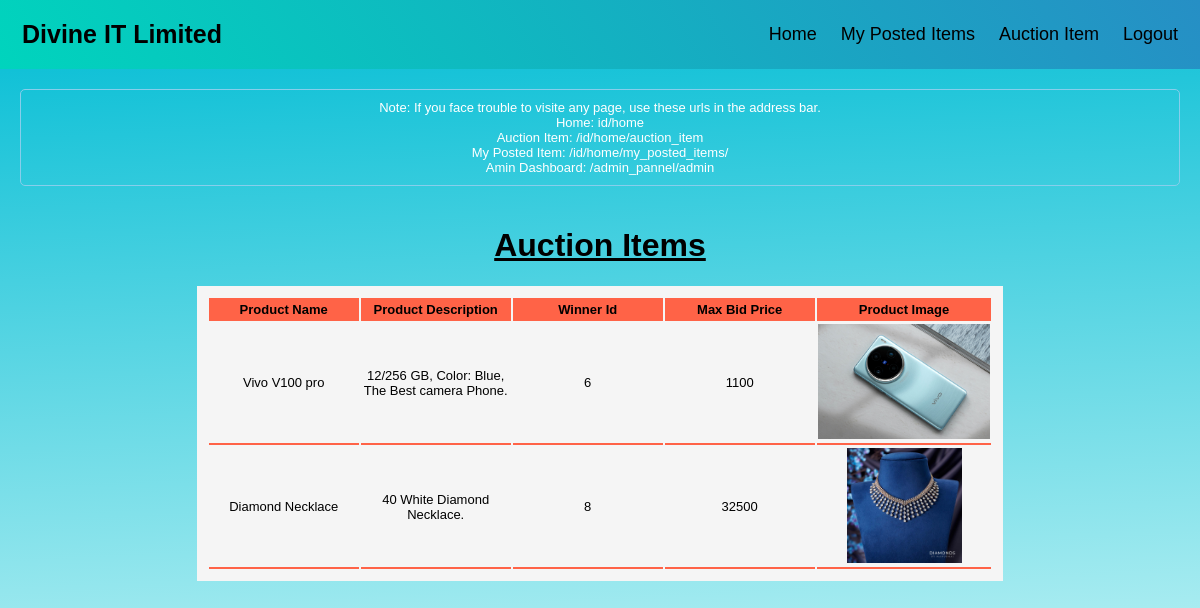
Screenshot of /1/home/auction_item/ with the database file from the repository.
### Home/models.py (models this page shows, shortened)
class ProductDetails(models.Model):
    user_id       = models.ForeignKey(MyUser, on_delete=models.CASCADE, related_name='products')
    product_id    = models.AutoField(primary_key=True)
    product_name  = models.CharField(max_length=255)
    product_desc  = models.CharField(max_length=500)
    min_bid_price = models.IntegerField()
    end_date      = models.DateTimeField()
    status        = models.BooleanField(default=True)
    product_img   = models.ImageField(upload_to='productImg/', max_length=255)

### Home/views.py (the view)
# urls.py: path('<int:userID>/home/auction_item/',views.AuctionItem.as_view(), name='auctionItem'),
class AuctionItem(generic.ListView):
    template_name = 'auction_item.html'
    context_object_name = 'auction_list'
    def get_queryset(self):
        queryset = ProductDetails.objects.filter(status=False)
        subquery = BidderPriceList.objects.filter(product_id=OuterRef('product_id')).order_by('-bidPrice').values('bidPrice', 'user_id')[:1]
        queryset = queryset.annotate(max_bidPrice=Subquery(subquery.values('bidPrice')), max_user_id=Subquery(subquery.values('user_id')))
        return queryset

### templates/auction_item.html
{% extends "base.html" %}
{% block content %}
    <div class="productDetailContainer">
        <h1>Auction Items</h1>
        <div class="bidList">
            {% if auction_list %}
                <table class="bidPriceListTable">
                    <tr>
                        <th>Product Name</th>
                        <th>Product Description</th>
                        <th>Winner Id</th>
                        <th>Max Bid Price</th>
                        <th>Product Image</th>
                    </tr>
                    {% for product in auction_list %}
                        <tr>
                            <td>{{ product.product_name }}</td>
                            <td>{{ product.product_desc }}</td>
                            <td>{{ product.max_user_id }}</td>
                            <td>{{ product.max_bidPrice }}</td>
                            <td><img class="auctionItemImg" src="/media/{{product.product_img}}" alt="{{product.product_name}}"></td>
                        </tr>
                    {% endfor %}
                </table>
            {% endif %}
        </div>
    </div>
{% endblock content %}

### templates/base.html
{% include "header.html" %}
{% block content %}
{% endblock  %}
{% include "footer.html" %}

### templates/header.html (shortened to what this page needs)
<!DOCTYPE html>
{% load static %}
<html lang="en">
<head>
	<link rel="stylesheet" href="{% static 'css/header.css' %}">
	<link rel="stylesheet" href="{% static 'css/signup.css' %}">
	<link rel="stylesheet" href="{% static 'css/home.css' %}">
	<link rel="stylesheet" href="{% static 'css/createBid.css' %}">
	<link rel="stylesheet" href="{% static 'css/myPostedItems.css' %}">
	<link rel="stylesheet" href="{% static 'css/productDetail.css' %}">
	<link rel="stylesheet" href="{% static 'css/auction_item.css' %}">
	<link rel="stylesheet" href="{% static 'css/adminPannel.css' %}">
</head>
<body>
	<header>
		<div class="header">
			<a href="#default" class="logo">Divine IT Limited</a>
			<div class="header-right">
				<a class="active" href="#">Home</a>
			  	<a href="my_posted_items">My Posted Items</a>
			  	<a href="auction_item">Auction Item</a>
			  	<a href="{% url 'signup' %}">Logout</a>
			</div>
		  </div>
		  <div class="pre">Note: If you face trouble to visite any page, use these urls in the address bar. <br>
			Home: id/home <br>
			Auction Item: /id/home/auction_item <br>
			My Posted Item: /id/home/my_posted_items/ <br>
			Amin Dashboard: /admin_pannel/admin
		</div>
	</header>

### templates/footer.html
</body>
<footer></footer>
</html>

### static/css/header.css (style rules this page uses)
* { box-sizing: border-box; }
body { margin: 0; background: linear-gradient(177deg, #FFFF00 0%, #00BCD4 0%, #EBFFFC 100%); font-family: Arial, Helvetica, sans-serif; display: flex; flex-direction: column; }
footer { height: 300px; }
.header { overflow: hidden; background: linear-gradient(58deg, #FFFF00 0%, #00D4BD 0%, #268FC5 100%); padding: 10px 10px; }
.header a { float: left; color: black; text-align: center; padding: 12px; text-decoration: none; font-size: 18px; line-height: 25px; border-radius: 4px; }
.header a.logo { font-size: 25px; font-weight: bold; }
.header-right { float: right; }
.pre { text-align: center; color: white; font-size: small; margin: 20px; padding: 10px; border: 1px solid skyblue; border-radius: 5px; }

### static/css/signup.css (style rules this page uses)
h1 { text-decoration: underline; }

### static/css/myPostedItems.css (style rules this page uses)
th { background-color: tomato; width: 150px; padding: 4px 6px; font-size: small; }
td { border-bottom: 2px solid tomato; text-align: center; font-size: small; }

### static/css/productDetail.css (style rules this page uses)
.productDetailContainer { display: flex; flex: 1; justify-content: center; align-items: center; flex-direction: column; }
.bidPriceListTable { border: 1px solid linear-gradient(358deg, #FFFF00 0%, #00D4BD 0%, #268FC5 100%); padding: 10px; background-color: whitesmoke; }

### static/css/auction_item.css (style rules this page uses)
.auctionItemImg { height: 115px; width: 115; object-fit: contain; }

### rows the page displays
ProductDetails: product_name "Vivo V100 pro", product_desc "12/256 GB, Color: Blue, The Best camera Phone.", max_user_id "6", max_bidPrice "1100", product_img (picture)
ProductDetails: product_name "Diamond Necklace", product_desc "40 White Diamond Necklace.", max_user_id "8", max_bidPrice "32500", product_img (picture)
